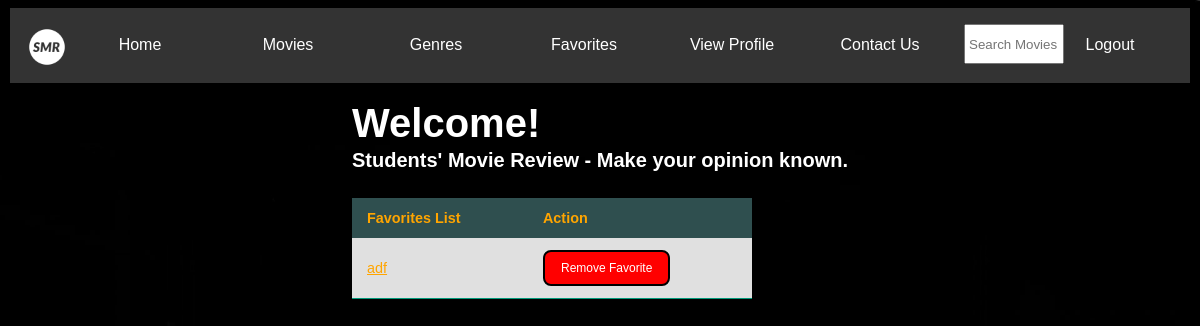
Page /favorites_list (signed in) on the earlier database version.
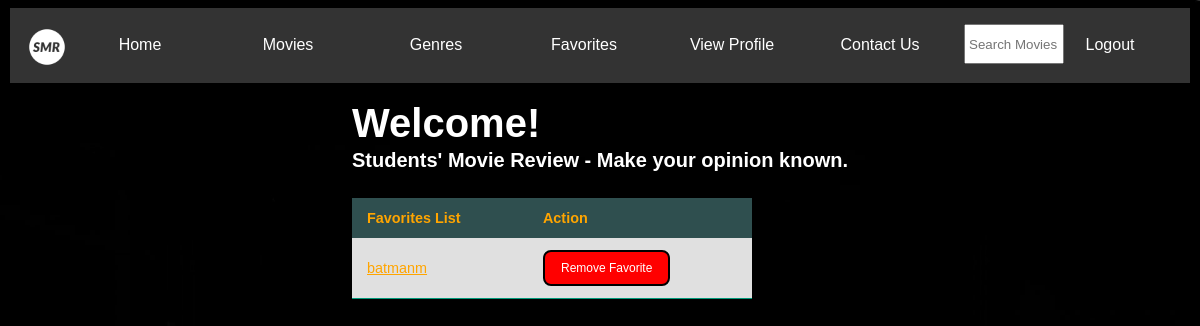
Same page on the later database version.
### movie/models.py (models this page shows, shortened)
class Movie(models.Model):
    title = models.CharField(max_length=200, validators=[validate_is_profane])
    date = models.DateField(default=date.today)
    producer = models.CharField(max_length=200, validators=[validate_is_profane])
    director = models.CharField(max_length=200, validators=[validate_is_profane])
    summary = models.TextField(max_length=1000, validators=[validate_is_profane], help_text='Enter a brief description of the movie')
    genre = models.ManyToManyField(Genre, help_text='Select a genre for this movie')
    favorites = models.ManyToManyField(User, related_name='favorite', default=None, blank=True)
    def display_genre(self):
        return ', '.join(genre.name for genre in self.genre.all()[:3])
    display_genre.short_description = 'Genre'

### movie/views.py (the view)
# urls.py: path('favorites_list', views.fav_list, name='favorites_list'),
@login_required
def fav_list(request):
    favorite = Movie.objects.filter(favorites=request.user)
    return render(request, 'website/favorites_list.html', {'favorite': favorite})

### movie/templates/website/favorites_list.html
{% extends 'website/base.html' %}
{% block content %}
    <div class="list-container">
        <div class="list-wrapper">
            <div class="panel-heading">Welcome!
            <div class="panel-body">
                Students' Movie Review - Make your opinion known.
        </div>
    </div>
  {% if user.is_authenticated %}
  {% if favorite %}
  <div>
        <table class="styled-table">
            <tbody>
            <thead>
            <tr>
                <th>Favorites List</th>
                <th>Action</th>
            </tr>
            </thead>
            {% for movie in favorite %}
                <tr>
                    <td><a href="{% url 'movie-review:movie_detail' pk=movie.pk %}">{{ movie.title }}</a></td>
                    <td><a href="{% url 'movie-review:favorite' pk=movie.pk %}"><span class="buttondeletesml">Remove Favorite</span></a></td>
                </tr>
            {% endfor %}
            </tbody>
        </table>
    </div>
      {% else %}
      <p>Add some <a href="{% url 'movie-review:movie_list' %}">movies</a> to your favorites list!</p>
      {% endif %}
          {% else %}
      <div class="panel-body">
                Please sign in to view your favorites.
      </div>
      </div>
      </div>
  {% endif %}
{% endblock %}

Differences in the rows shown:
changed Movie: title "adf" → "batmanm"
